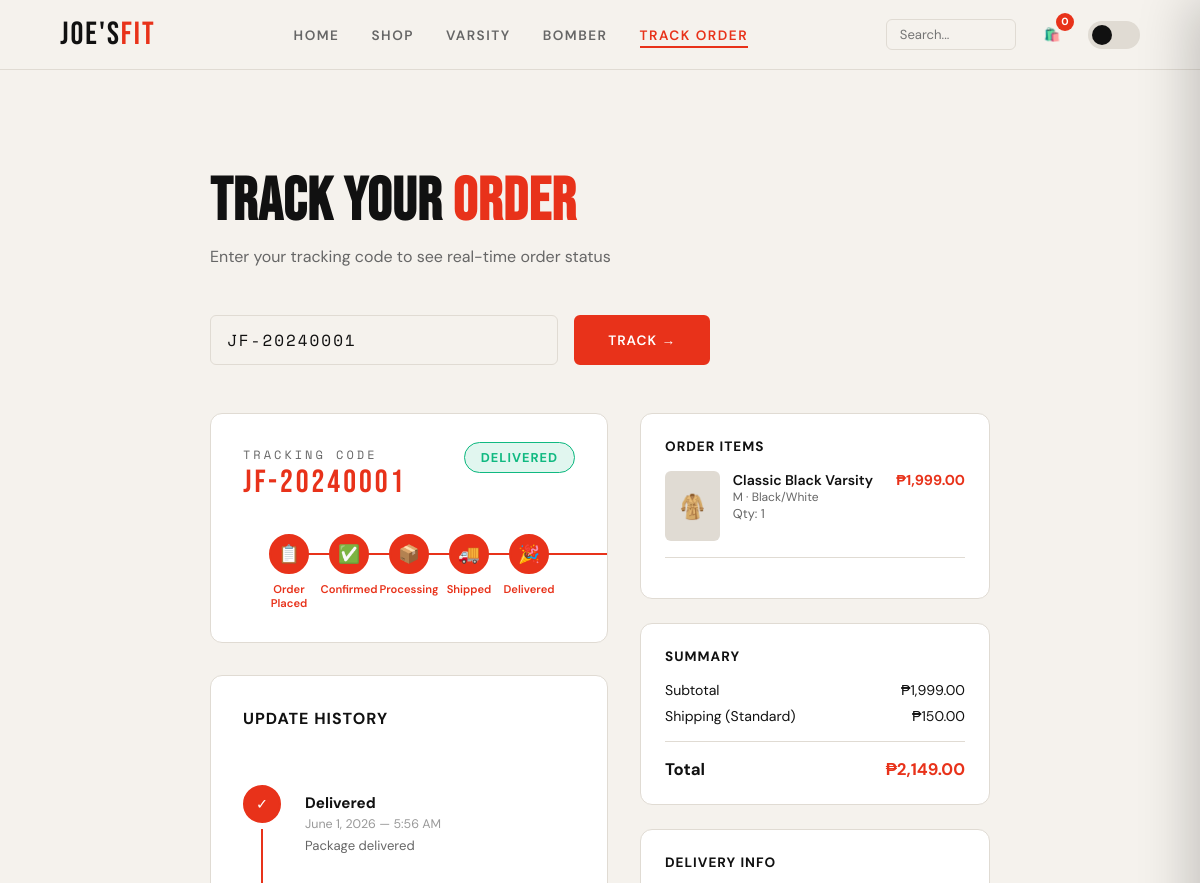
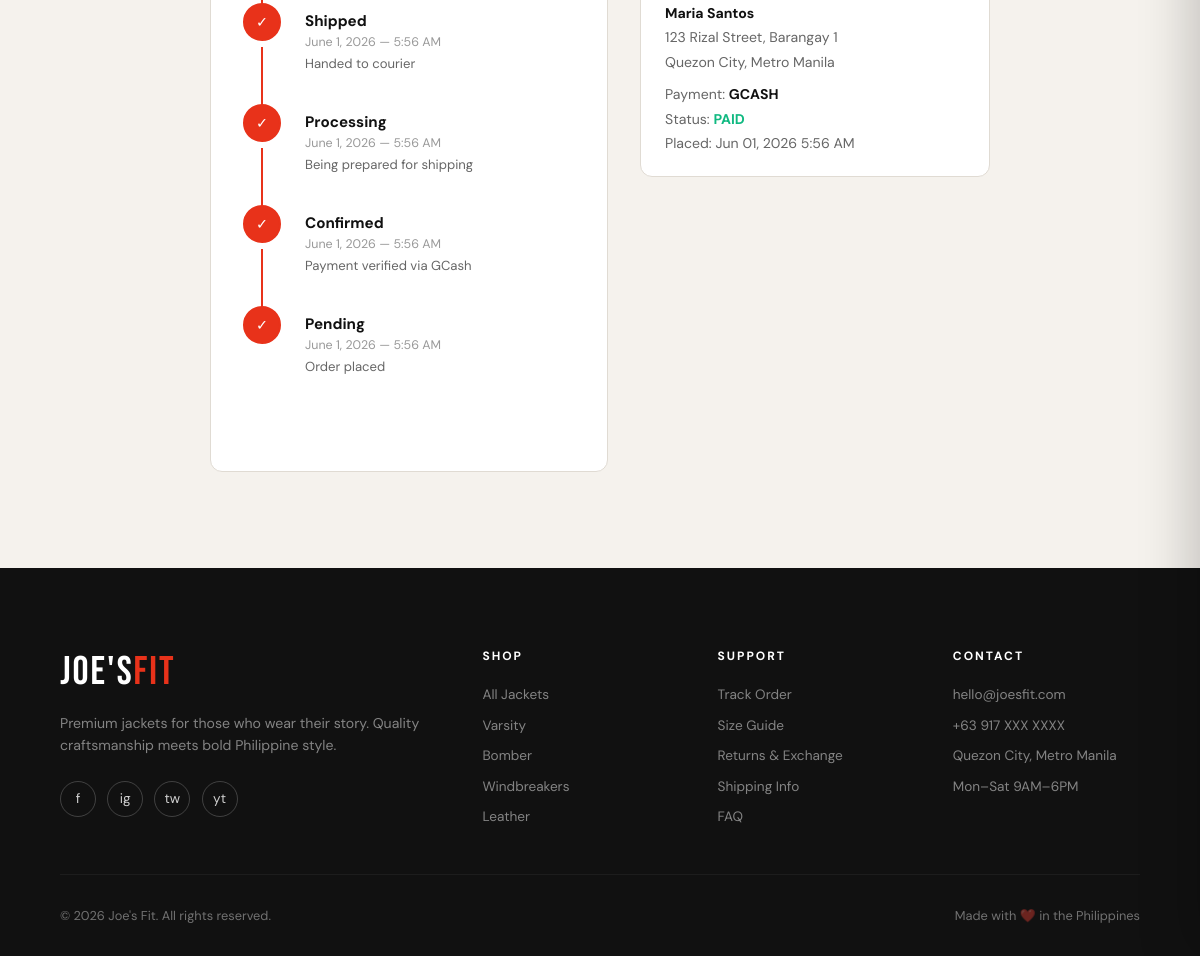
Page /track.php?code=JF-20240001 on the committed database (2 pictures, top to bottom).
### tables this page shows
CREATE TABLE `orders` (
  `id` int(11) NOT NULL AUTO_INCREMENT,
  `tracking_code` varchar(20) NOT NULL,
  `customer_id` int(11) DEFAULT NULL,
  `customer_name` varchar(100) NOT NULL,
  `customer_email` varchar(150) NOT NULL,
  `customer_phone` varchar(20) DEFAULT NULL,
  `shipping_address` text NOT NULL,
  `shipping_city` varchar(100) NOT NULL,
  `shipping_province` varchar(100) NOT NULL,
  `shipping_zip` varchar(10) DEFAULT NULL,
  `payment_method` enum('cod','gcash','maya','card') DEFAULT 'cod',
  `payment_status` enum('pending','paid','failed','refunded') DEFAULT 'pending',
  `delivery_method` enum('standard','express','pickup') DEFAULT 'standard',
  `status` enum('pending','confirmed','processing','shipped','delivered','cancelled','returned') DEFAULT 'pending',
  `subtotal` decimal(10,2) NOT NULL,
  `shipping_fee` decimal(10,2) DEFAULT 0,
  `discount` decimal(10,2) DEFAULT 0,
  `total` decimal(10,2) NOT NULL,
  `notes` text DEFAULT NULL,
  `assigned_to` int(11) DEFAULT NULL,
  `created_at` timestamp DEFAULT CURRENT_TIMESTAMP,
  `updated_at` timestamp DEFAULT CURRENT_TIMESTAMP ON UPDATE CURRENT_TIMESTAMP,
  PRIMARY KEY (`id`),
  UNIQUE KEY `tracking_code` (`tracking_code`),
  KEY `customer_id` (`customer_id`)
);

CREATE TABLE `order_history` (
  `id` int(11) NOT NULL AUTO_INCREMENT,
  `order_id` int(11) NOT NULL,
  `status` varchar(50) NOT NULL,
  `note` text DEFAULT NULL,
  `updated_by` int(11) DEFAULT NULL,
  `created_at` timestamp DEFAULT CURRENT_TIMESTAMP,
  PRIMARY KEY (`id`),
  KEY `order_id` (`order_id`)
);

CREATE TABLE `order_items` (
  `id` int(11) NOT NULL AUTO_INCREMENT,
  `order_id` int(11) NOT NULL,
  `product_id` int(11) NOT NULL,
  `product_name` varchar(200) NOT NULL,
  `product_image` varchar(255) DEFAULT NULL,
  `size` varchar(20) DEFAULT NULL,
  `color` varchar(50) DEFAULT NULL,
  `quantity` int(11) NOT NULL DEFAULT 1,
  `price` decimal(10,2) NOT NULL,
  `subtotal` decimal(10,2) NOT NULL,
  PRIMARY KEY (`id`),
  KEY `order_id` (`order_id`),
  KEY `product_id` (`product_id`)
);

### includes/config.php (called while the page is built, shortened)
<?php
function sanitize($data) {
    return htmlspecialchars(strip_tags(trim($data)));
}
function formatPrice($price) {
    return CURRENCY . number_format($price, 2);
}
?>

### track.php (the view, shortened to what this page needs)
<?php
require_once 'includes/config.php';
$code  = sanitize($_GET['code'] ?? '');
$order = null;
$items = [];
$history = [];
$statusSteps = [
  'pending'    => ['label'=>'Order Placed',     'icon'=>'📋', 'desc'=>'Your order has been received'],
  'confirmed'  => ['label'=>'Confirmed',         'icon'=>'✅', 'desc'=>'Order confirmed by store'],
  'processing' => ['label'=>'Processing',        'icon'=>'📦', 'desc'=>'Your jacket is being prepared'],
  'shipped'    => ['label'=>'Shipped',           'icon'=>'🚚', 'desc'=>'Order is on the way'],
  'delivered'  => ['label'=>'Delivered',         'icon'=>'🎉', 'desc'=>'Order delivered successfully'],
];
if ($_SERVER['REQUEST_METHOD'] === 'POST' || $code) {
  if ($code) {
    $stmt = $pdo->prepare("SELECT * FROM orders WHERE tracking_code = ?");
    $stmt->execute([$code]);
    $order = $stmt->fetch();
    if ($order) {
      $itemStmt = $pdo->prepare("SELECT * FROM order_items WHERE order_id = ?");
      $itemStmt->execute([$order['id']]);
      $items = $itemStmt->fetchAll();
      $histStmt = $pdo->prepare("SELECT * FROM order_history WHERE order_id = ? ORDER BY created_at ASC");
      $histStmt->execute([$order['id']]);
      $history = $histStmt->fetchAll();
    } else {
      $error = 'No order found with that tracking code.';
    }
  }
}
include 'includes/header.php';
?>
<div class="section" style="max-width:900px;margin:0 auto">
  <h1 style="font-family:var(--font-display);font-size:clamp(2.5rem,5vw,4rem);letter-spacing:1px;margin-bottom:0.5rem">
    TRACK YOUR <span style="color:var(--accent)">ORDER</span>
  </h1>
  <p style="color:var(--text-muted);margin-bottom:3rem">Enter your tracking code to see real-time order status</p>
  <form method="POST" style="display:flex;gap:1rem;max-width:500px;margin-bottom:3rem">
    <input type="text" name="tracking_code" class="form-control"
           placeholder="e.g. JF-20240001" value="<?= htmlspecialchars($code) ?>" required
           style="flex:1;font-family:var(--font-mono);font-size:1rem;letter-spacing:2px">
    <button type="submit" class="btn btn-primary">Track →</button>
  </form>
  <?php if ($order): ?>
    <div style="display:grid;grid-template-columns:1fr 350px;gap:2rem;align-items:start">
      <div>
        <div style="background:var(--bg-card);border:1px solid var(--border);border-radius:var(--radius);padding:2rem;margin-bottom:2rem">
          <div style="display:flex;justify-content:space-between;align-items:start;flex-wrap:wrap;gap:1rem;margin-bottom:2rem">
            <div>
              <div style="font-family:var(--font-mono);font-size:0.75rem;letter-spacing:3px;color:var(--text-muted)">TRACKING CODE</div>
              <div style="font-family:var(--font-display);font-size:2rem;color:var(--accent);letter-spacing:3px"><?= htmlspecialchars($order['tracking_code']) ?></div>
            </div>
            <div>
              <?php
              $statusColors = [
                'pending'=>'#f59e0b','confirmed'=>'#3b82f6','processing'=>'#8b5cf6',
                'shipped'=>'#06b6d4','delivered'=>'#10b981','cancelled'=>'#ef4444','returned'=>'#6b7280'
              ];
              $sc = $statusColors[$order['status']] ?? '#888';
              ?>
              <span style="background:<?= $sc ?>20;color:<?= $sc ?>;border:1px solid <?= $sc ?>;padding:0.4rem 1rem;border-radius:50px;font-size:0.8rem;font-weight:700;letter-spacing:1px;text-transform:uppercase">
                <?= strtoupper($order['status']) ?>
              </span>
            </div>
          </div>
          <?php if ($order['status'] !== 'cancelled' && $order['status'] !== 'returned'): ?>
            <?php
            $stepKeys = array_keys($statusSteps);
            $currentIdx = array_search($order['status'], $stepKeys);
            ?>
            <div style="display:flex;justify-content:space-between;position:relative;padding:0 1rem">
              <div style="position:absolute;top:19px;left:2rem;height:2px;background:var(--accent);transition:width 0.5s;width:<?= $currentIdx > 0 ? min(100, ($currentIdx / (count($stepKeys)-1)) * 100) : 0 ?>%"></div>
              <?php foreach ($stepKeys as $i => $key): ?>
                <?php $done = $i <= $currentIdx; ?>
                <div style="text-align:center;flex:1;position:relative;z-index:1">
                  <div style="width:40px;height:40px;border-radius:50%;margin:0 auto;display:flex;align-items:center;justify-content:center;font-size:1.1rem;border:2px solid <?= $done ? 'var(--accent)' : 'var(--border)' ?>;background:<?= $done ? 'var(--accent)' : 'var(--bg-card)' ?>">
                    <?= $statusSteps[$key]['icon'] ?>
                  </div>
                  <div style="font-size:0.7rem;font-weight:600;margin-top:0.5rem;color:<?= $done ? 'var(--accent)' : 'var(--text-muted)' ?>"><?= $statusSteps[$key]['label'] ?></div>
                </div>
              <?php endforeach; ?>
            </div>
          <?php else: ?>
            <div style="text-align:center;padding:1rem;color:#ef4444">
              ✕ Order <?= $order['status'] === 'cancelled' ? 'Cancelled' : 'Returned' ?>
            </div>
          <?php endif; ?>
        </div>
        <?php if (!empty($history)): ?>
          <div style="background:var(--bg-card);border:1px solid var(--border);border-radius:var(--radius);padding:2rem">
            <h3 style="font-weight:700;margin-bottom:1.5rem;font-size:1rem;letter-spacing:1px;text-transform:uppercase">Update History</h3>
            <div class="tracking-steps">
              <?php foreach (array_reverse($history) as $idx => $h): ?>
                <div class="tracking-step done">
                  <div class="step-icon">✓</div>
                  <div class="step-info">
                    <div class="step-status"><?= ucfirst($h['status']) ?></div>
                    <div class="step-date"><?= date('F j, Y — g:i A', strtotime($h['created_at'])) ?></div>
                    <?php if ($h['note']): ?>
                      <div class="step-note"><?= htmlspecialchars($h['note']) ?></div>
                    <?php endif; ?>
                  </div>
                </div>
              <?php endforeach; ?>
            </div>
          </div>
        <?php endif; ?>
      </div>
      <div>
        <div style="background:var(--bg-card);border:1px solid var(--border);border-radius:var(--radius);padding:1.5rem;margin-bottom:1.5rem">
          <h3 style="font-weight:700;margin-bottom:1rem;font-size:0.85rem;letter-spacing:1px;text-transform:uppercase">Order Items</h3>
          <?php foreach ($items as $item): ?>
            <div style="display:flex;gap:0.8rem;margin-bottom:1rem;padding-bottom:1rem;border-bottom:1px solid var(--border)">
              <div style="width:55px;height:70px;border-radius:6px;background:var(--border);overflow:hidden;flex-shrink:0">
                <?php if ($item['product_image']): ?>
                  <img src="<?= htmlspecialchars($item['product_image']) ?>" alt="" style="width:100%;height:100%;object-fit:cover">
                <?php else: ?>
                  <div style="width:100%;height:100%;display:flex;align-items:center;justify-content:center;font-size:1.5rem">🧥</div>
                <?php endif; ?>
              </div>
              <div style="flex:1">
                <div style="font-weight:600;font-size:0.88rem"><?= htmlspecialchars($item['product_name']) ?></div>
                <div style="font-size:0.75rem;color:var(--text-muted)"><?= $item['size'] ?> · <?= $item['color'] ?></div>
                <div style="font-size:0.8rem;color:var(--text-muted)">Qty: <?= $item['quantity'] ?></div>
              </div>
              <div style="font-weight:700;font-size:0.9rem;color:var(--accent)"><?= formatPrice($item['subtotal']) ?></div>
            </div>
          <?php endforeach; ?>
        </div>
        <div style="background:var(--bg-card);border:1px solid var(--border);border-radius:var(--radius);padding:1.5rem;margin-bottom:1.5rem">
          <h3 style="font-weight:700;margin-bottom:1rem;font-size:0.85rem;letter-spacing:1px;text-transform:uppercase">Summary</h3>
          <div style="display:flex;flex-direction:column;gap:0.5rem;font-size:0.88rem">
            <div style="display:flex;justify-content:space-between"><span>Subtotal</span><span><?= formatPrice($order['subtotal']) ?></span></div>
            <div style="display:flex;justify-content:space-between"><span>Shipping (<?= ucfirst($order['delivery_method']) ?>)</span><span><?= formatPrice($order['shipping_fee']) ?></span></div>
            <hr class="divider" style="margin:0.5rem 0">
            <div style="display:flex;justify-content:space-between;font-size:1.05rem;font-weight:700">
              <span>Total</span>
              <span style="color:var(--accent)"><?= formatPrice($order['total']) ?></span>
            </div>
          </div>
        </div>
        <div style="background:var(--bg-card);border:1px solid var(--border);border-radius:var(--radius);padding:1.5rem">
          <h3 style="font-weight:700;margin-bottom:1rem;font-size:0.85rem;letter-spacing:1px;text-transform:uppercase">Delivery Info</h3>
          <div style="font-size:0.88rem;display:flex;flex-direction:column;gap:0.4rem;color:var(--text-muted)">
            <div><strong style="color:var(--text)"><?= htmlspecialchars($order['customer_name']) ?></strong></div>
            <div><?= htmlspecialchars($order['shipping_address']) ?></div>
            <div><?= htmlspecialchars($order['shipping_city']) ?>, <?= htmlspecialchars($order['shipping_province']) ?></div>
            <div style="margin-top:0.5rem">Payment: <strong style="color:var(--text)"><?= strtoupper($order['payment_method']) ?></strong></div>
            <div>Status:
              <?php $ps = $order['payment_status']; $pc = $ps==='paid'?'#10b981':($ps==='pending'?'#f59e0b':'#ef4444'); ?>
              <strong style="color:<?= $pc ?>"><?= strtoupper($ps) ?></strong>
            </div>
            <div>Placed: <?= date('M d, Y g:i A', strtotime($order['created_at'])) ?></div>
          </div>
        </div>
      </div>
    </div>
  <?php endif; ?>
</div>
<?php include 'includes/footer.php'; ?>

### assets/css/style.css (style rules this page uses)
:root { --bg: #f5f2ed; --bg-card: #ffffff; --bg-dark: #111111; --text: #111111; --text-muted: #666666; --text-light: #999999; --accent: #e8321a; --accent-dark: #c42a14; --accent-light: #ff5a44; --gold: #c9a84c; --border: #e0dbd3; --border-dark: #cccccc; --shadow: 0 2px 20px rgba(0,0,0,0.08); --shadow-lg: 0 8px 40px rgba(0,0,0,0.15); --radius: 12px; --radius-sm: 6px; --font-display: 'Bebas Neue', sans-serif; --font-body: 'DM Sans', sans-serif; --font-mono: 'Space Mono', monospace; --transition: 0.2s ease; --nav-h: 70px; }
*, *::before, *::after { box-sizing: border-box; margin: 0; padding: 0; }
html { scroll-behavior: smooth; }
body { font-family: var(--font-body); background: var(--bg); color: var(--text); transition: background 0.3s, color 0.3s; min-height: 100vh; }
button { cursor: pointer; border: none; background: none; font-family: inherit; }
input, select, textarea { font-family: inherit; }
.btn { display: inline-flex; align-items: center; gap: 0.5rem; padding: 0.9rem 2rem; border-radius: var(--radius-sm); font-weight: 600; font-size: 0.85rem; letter-spacing: 1px; text-transform: uppercase; transition: all var(--transition); cursor: pointer; border: 2px solid transparent; }
.btn-primary { background: var(--accent); color: white; border-color: var(--accent); }
.section { padding: 6rem 5%; }
.form-control { width: 100%; padding: 0.75rem 1rem; background: var(--bg); border: 1.5px solid var(--border); border-radius: var(--radius-sm); color: var(--text); font-size: 0.95rem; transition: border-color var(--transition), box-shadow var(--transition); }
.tracking-steps { display: flex; flex-direction: column; gap: 0; padding: 2rem 0; }
.tracking-step { display: flex; gap: 1.5rem; position: relative; }
.tracking-step:not(:last-child)::after { content: ''; position: absolute; left: 18px; top: 44px; width: 2px; height: calc(100% - 10px); background: var(--border); }
.tracking-step.done::after { background: var(--accent); }
.step-icon { width: 38px; height: 38px; border-radius: 50%; border: 2px solid var(--border); background: var(--bg-card); display: flex; align-items: center; justify-content: center; flex-shrink: 0; color: var(--text-light); font-size: 0.9rem; position: relative; z-index: 1; transition: all var(--transition); }
.tracking-step.done .step-icon { border-color: var(--accent); background: var(--accent); color: white; }
.step-info { padding: 0.5rem 0 2rem; }
.step-status { font-weight: 700; font-size: 0.95rem; margin-bottom: 0.2rem; }
.step-date { font-size: 0.78rem; color: var(--text-light); }
.step-note { font-size: 0.82rem; color: var(--text-muted); margin-top: 0.3rem; }
.divider { border: none; border-top: 1px solid var(--border); margin: 1.5rem 0; }

### rows in the picture
orders: tracking_code "JF-20240001", status "DELIVERED", subtotal "₱1,999.00", delivery_method "Standard", shipping_fee "₱150.00", total "₱2,149.00", customer_name "Maria Santos", shipping_address "123 Rizal Street, Barangay 1", shipping_city "Quezon City", shipping_province "Metro Manila", payment_method "GCASH", payment_status "PAID", created_at "Jun 01, 2026 5:56 AM"
order_history: status "Delivered", created_at "June 1, 2026 — 5:56 AM", note "Package delivered"
order_history: status "Shipped", created_at "June 1, 2026 — 5:56 AM", note "Handed to courier"
order_history: status "Processing", created_at "June 1, 2026 — 5:56 AM", note "Being prepared for shipping"
order_history: status "Confirmed", created_at "June 1, 2026 — 5:56 AM", note "Payment verified via GCash"
order_history: status "Pending", created_at "June 1, 2026 — 5:56 AM", note "Order placed"
order_items: product_name "Classic Black Varsity", size "M", color "Black/White", quantity "1", subtotal "₱1,999.00"

### other values in the picture
$cartCount "0"
$statusSteps[$key]['icon'] "📋"
$statusSteps[$key]['label'] "Order Placed"
$statusSteps[$key]['icon'] "✅"
$statusSteps[$key]['label'] "Confirmed"
$statusSteps[$key]['icon'] "📦"
$statusSteps[$key]['label'] "Processing"
$statusSteps[$key]['icon'] "🚚"
$statusSteps[$key]['label'] "Shipped"
$statusSteps[$key]['icon'] "🎉"
$statusSteps[$key]['label'] "Delivered"
